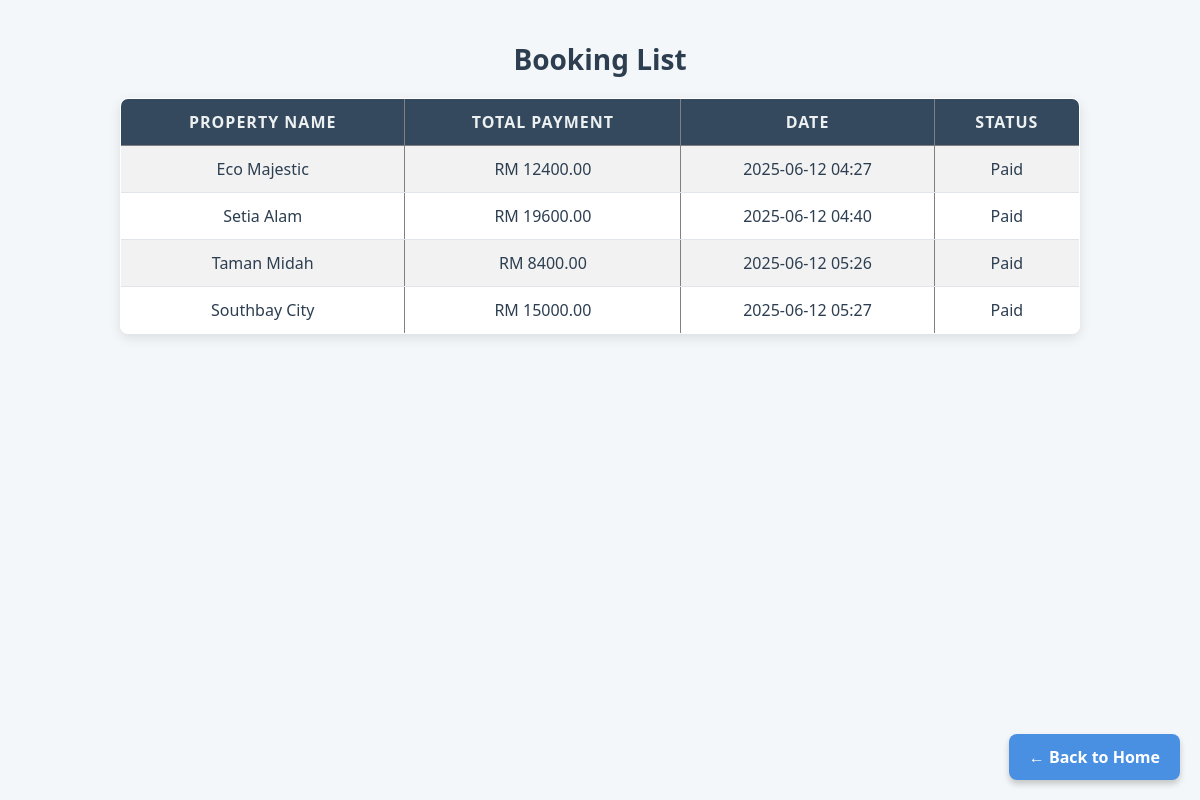
Screenshot of /payment/booking-list/ (signed in) with the database file from the repository.
### payment/models.py (models this page shows)
class Booking(models.Model):
    property = models.ForeignKey(Property, on_delete=models.CASCADE)
    total_payment = models.DecimalField(max_digits=10, decimal_places=2)
    date = models.DateTimeField()
    status = models.CharField(max_length=20)

### proplistpage/models.py (models this page shows, shortened)
class Property(models.Model):
    LOCATION_CHOICES = [
        ('KUALA LUMPUR', 'Kuala Lumpur'),
        ('SELANGOR', 'Selangor'),
        ('PENANG', 'Penang'),
        ('OTHERS', 'Others'),
    ]
    PROPERTY_TYPE_CHOICES = [
        ('sale', 'For Sale'),
        ('rent', 'For Rent'),
    ]
    user = models.ForeignKey(User, on_delete=models.CASCADE)  # 🔥 Add this line
    title = models.CharField(max_length=100)
    location = models.CharField(max_length=100, choices=LOCATION_CHOICES)
    price = models.DecimalField(max_digits=10, decimal_places=2)
    description = models.TextField()
    address = models.CharField(max_length=200, blank=True)
    detail = models.TextField(blank=True)
    image = models.ImageField(upload_to='property_images/')
    address = models.CharField(max_length=200, blank=True)  # 具体地址
    detail = models.TextField(blank=True)  # 房屋详情
    image = models.ImageField(upload_to='property_images/')
    PROPERTY_TYPE_CHOICES = [
        ('sale', 'For Sale'),
        ('rent', 'For Rent'),
    ]
    type = models.CharField(max_length=10, choices=PROPERTY_TYPE_CHOICES, default='sale')
    is_booked = models.BooleanField(default=False)

### payment/views.py (the view)
# urls.py: path('booking-list/', views.booking_list, name='booking_list'),
@login_required
def booking_list(request):
    bookings = Booking.objects.all()
    return render(request, 'payment/booking_list.html', {'bookings': bookings})

### payment/templates/payment/booking_list.html (shortened to what this page needs)
{% load static %}
<!DOCTYPE html>
<html>
<head>
    <link rel="stylesheet" href="{% static 'main/style.css' %}">
</head>
<body>
<h5 style="text-align:center;">Booking List</h5>
<table border="1" style="margin:auto; border-collapse: collapse;">
    <tr>
        <th>Property Name</th>
        <th>Total Payment</th>
        <th>Date</th>
        <th>Status</th>
    </tr>
    {% for b in bookings %}
    <tr>
        <td>{{ b.property.title }}</td>
        <td>RM {{ b.total_payment|floatformat:2 }}</td>
        <td>{{ b.date|date:"Y-m-d H:i" }}</td>
        <td>{{ b.status }}</td>
    </tr>
    {% endfor %}
</table>
<a href="{% url 'proplistpage:property-list' %}" class="button-back">← Back to Home</a>
</body>
</html>

### main/static/main/style.css (style rules this page uses)
body { font-family: 'Segoe UI', Tahoma, Geneva, Verdana, sans-serif; background-color: #f4f7f9; margin: 0; padding: 0; }
h5 { margin: 40px 0 20px; color: #2c3e50; font-size: 28px; text-align: center; }
table { width: 80%; margin: auto; border-collapse: collapse; background-color: #ffffff; box-shadow: 0 4px 12px rgba(0, 0, 0, 0.1); border-radius: 8px; overflow: hidden; }
table th { background-color: #34495e; color: #ecf0f1; padding: 12px; text-transform: uppercase; letter-spacing: 1px; }
table td { padding: 12px; text-align: center; border-bottom: 1px solid #e1e4e8; color: #2c3e50; }
table tr:nth-child(even) { background-color: #f2f2f2; }
.button-back { position: fixed; bottom: 20px; right: 20px; background-color: #4a90e2; color: white; padding: 12px 20px; border-radius: 8px; text-decoration: none; font-weight: bold; box-shadow: 0 4px 6px rgba(0,0,0,0.2); z-index: 1000; }

### rows the page displays
Booking: property "Eco Majestic", total_payment "12400.00", date "2025-06-12 04:27", status "Paid"
Booking: property "Setia Alam", total_payment "19600.00", date "2025-06-12 04:40", status "Paid"
Booking: property "Taman Midah", total_payment "8400.00", date "2025-06-12 05:26", status "Paid"
Booking: property "Southbay City", total_payment "15000.00", date "2025-06-12 05:27", status "Paid"
